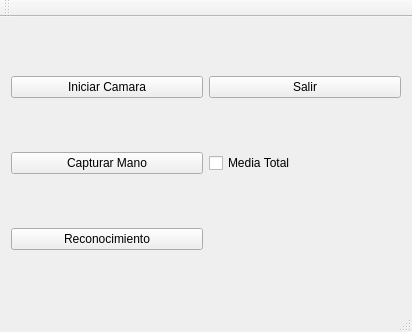
<?xml version="1.0" encoding="UTF-8"?>
<ui version="4.0">
 <class>MainWindow</class>
 <widget class="QMainWindow" name="MainWindow">
  <property name="geometry">
   <rect>
    <x>0</x>
    <y>0</y>
    <width>412</width>
    <height>332</height>
   </rect>
  </property>
  <property name="windowTitle">
   <string>MainWindow</string>
  </property>
  <widget class="QWidget" name="centralWidget">
   <layout class="QGridLayout" name="gridLayout">
    <item row="0" column="0">
     <widget class="QPushButton" name="iniciarCamara">
      <property name="text">
       <string>Iniciar Camara</string>
      </property>
     </widget>
    </item>
    <item row="1" column="0">
     <widget class="QPushButton" name="capturarMano">
      <property name="text">
       <string>Capturar Mano</string>
      </property>
     </widget>
    </item>
    <item row="2" column="0">
     <widget class="QPushButton" name="reconocerMano">
      <property name="text">
       <string>Reconocimiento</string>
      </property>
     </widget>
    </item>
    <item row="0" column="1">
     <widget class="QPushButton" name="salir">
      <property name="text">
       <string>Salir</string>
      </property>
     </widget>
    </item>
    <item row="1" column="1">
     <widget class="QCheckBox" name="checkBox">
      <property name="text">
       <string>Media Total</string>
      </property>
     </widget>
    </item>
   </layout>
  </widget>
  <widget class="QMenuBar" name="menuBar">
   <property name="geometry">
    <rect>
     <x>0</x>
     <y>0</y>
     <width>412</width>
     <height>21</height>
    </rect>
   </property>
  </widget>
  <widget class="QToolBar" name="mainToolBar">
   <attribute name="toolBarArea">
    <enum>TopToolBarArea</enum>
   </attribute>
   <attribute name="toolBarBreak">
    <bool>false</bool>
   </attribute>
  </widget>
  <widget class="QStatusBar" name="statusBar"/>
 </widget>
 <layoutdefault spacing="6" margin="11"/>
 <resources/>
 <connections/>
</ui>
